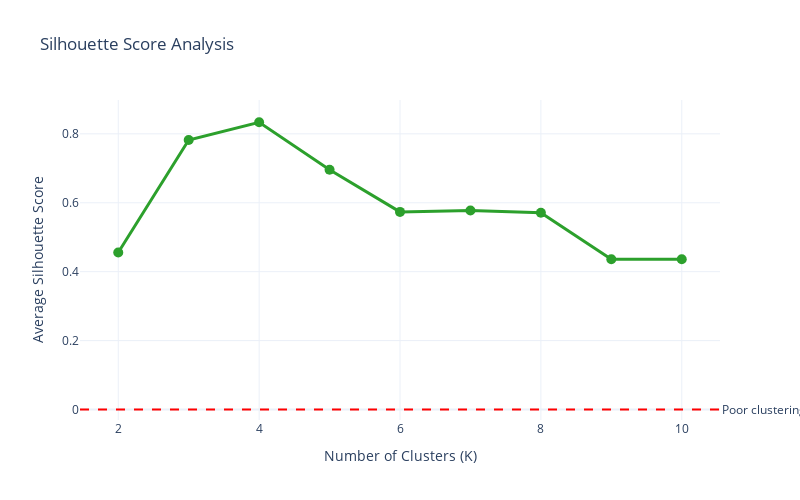

This figure's notebook cell:
### Code cell
# Plot silhouette scores
fig = plot_silhouette_scores(
    K_range_sil,
    silhouette_scores,
    title="Silhouette Score Analysis"
)
fig.show()

best_k_idx = np.argmax(silhouette_scores)
best_k = list(K_range_sil)[best_k_idx]
print(f"\nBest K according to silhouette score: {best_k}")
print(f"Silhouette score: {silhouette_scores[best_k_idx]:.3f}")

### Figure 1 — Plotly figure (JSON) as saved in the notebook; plotly's stock layout.template omitted (floating-point values rounded to 4 significant figures)
{"data": [{"line": {"color": "#2ca02c", "width": 3}, "marker": {"color": "#2ca02c", "size": 10}, "mode": "lines+markers", "name": "Silhouette Score", "type": "scatter", "x": [2, 3, 4, 5, 6, 7, 8, 9, 10], "y": [0.4557, 0.7819, 0.8336, 0.6957, 0.5735, 0.5773, 0.5711, 0.4362, 0.4358]}], "layout": {"annotations": [{"showarrow": false, "text": "Poor clustering", "x": 1, "xanchor": "left", "xref": "x domain", "y": 0, "yanchor": "middle", "yref": "y"}], "height": 500, "hovermode": "x unified", "shapes": [{"line": {"color": "red", "dash": "dash"}, "type": "line", "x0": 0, "x1": 1, "xref": "x domain", "y0": 0, "y1": 0, "yref": "y"}], "title": {"text": "Silhouette Score Analysis"}, "width": 800, "xaxis": {"title": {"text": "Number of Clusters (K)"}}, "yaxis": {"title": {"text": "Average Silhouette Score"}}}}
